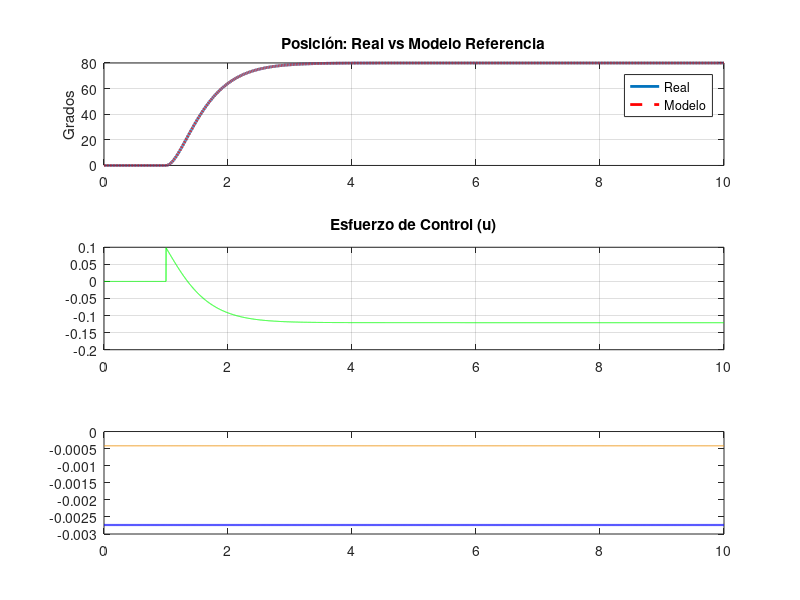

The MATLAB script that drew this image: (Note: this script raises an error after producing the figure.)
clear all; close all; clc;
Wcp = 5.3e-3*9.81; %Peso contrapeso
Wb = 28.7e-3*9.81; % Peso brazo
Wm = (3.5e-3+2.4e-3)*9.81; %Peso motor
d1 = 130.5e-3;
d2 = 50e-3;
e = 13.28e-3;
J = 1.3636e-4;
I=J;
Y = (Wcp*d2-d1*Wm-e*Wb); 
k = Y;
B = 4e-4;
mu = B;

% --------------- Modelo Lineal -------------------------

theta0_deg = 80;         % punto de linearización en grados
theta0 = deg2rad(theta0_deg);

a1 = B / J;
a0 = (Y / J) * cos(theta0);

A = [0, 1;
     -a0, -a1]
B = [0; 1/J]
C = [1, 0];
D = 0;

% --- Parámetros del Modelo de Referencia (Cómo queremos que se comporte) ---
% Queremos que sea rápido pero sin sobrepaso (Amortiguamiento crítico)
wn = 3;       % Frecuencia natural (velocidad de respuesta)
zeta = 1;     % Factor de amortiguamiento (1 = sin oscilación)

Am = [0, 1; 
      -wn^2, -2*zeta*wn]
Bm = [0; 
      wn^2]

% --- Configuración de la Simulación ---
T_sim = 10;          % Tiempo total (segundos)
dt = 0.001;          % Paso de tiempo (1 ms)
time = 0:dt:T_sim;   % Vector de tiempo
ref_val = 80;        % REFERENCIA DE 80 GRADOS

%% 2. CÁLCULO DE GANANCIAS IDEALES (LA SOLUCIÓN A TU PROBLEMA)
% Condición de coincidencia de modelo:
% Kx_ideal resuelve: A + B*Kx = Am
% Kr_ideal resuelve: B*Kr = Bm

% Usamos la pseudoinversa (pinv) por si B no es cuadrada
Kx_ideal = pinv(B) * (Am - A); 
Kr_ideal = pinv(B) * Bm;

fprintf('Ganancias Ideales Calculadas:\n');
fprintf('Kp (Posición): %.4f\n', Kx_ideal(1));
fprintf('Kv (Velocidad): %.4f\n', Kx_ideal(2));
fprintf('Kr (Feedforward): %.4f\n', Kr_ideal);

%% 3. CONFIGURACIÓN DEL CONTROL ADAPTATIVO
Gamma_x = 0.000001;    % Tasa de aprendizaje para Kx 
Gamma_r = 0.000001;    % Tasa de aprendizaje para Kr

% Ecuación de Lyapunov (P) para la ley de adaptación
Q = eye(2) * 10;        % Matriz de peso Q
P = lyap(Am', Q);       % Resuelve Am'*P + P*Am = -Q

%% INICIALIZACIÓN DE VARIABLES
x = [0; 0];     
xm = [0; 0];    
r = 0;           

% la solución perfecta.
Kx = Kx_ideal;   
Kr = Kr_ideal;

% Guardar datos para graficar
history_x = zeros(2, length(time));
history_xm = zeros(2, length(time));
history_Kx = zeros(2, length(time));
history_u = zeros(1, length(time));

%% 5. BUCLE DE SIMULACIÓN
for i = 1:length(time)
    t = time(i);
    
    % Cambio de referencia (Escalón a los 1s)
    if t > 1
        r = ref_val;
    else
        r = 0;
    end

    if t > 6 && t < 6 + dt
        x(1) = x(1) + 30; % Simulamos que lo movió 30 grados de golpe
    end
   
    e = x - xm; % Error de seguimiento
    
    % --- b) Ley de Adaptación (Lyapunov) ---
    % Derivada de las ganancias
    % dKx = -Gamma * B' * P * e * x'
    error_weighted = (B' * P * e); 
    
    dKx = -Gamma_x * error_weighted * x'; 
    dKr = -Gamma_r * error_weighted * r;
    
    % Integración de las ganancias (Euler)
    Kx = Kx + dKx * dt;
    Kr = Kr + dKr * dt;
    
    % ROBUSTEZ

    % Para que A_cl = A + B*Kx sea estable, Kx suelen ser negativos.
    
    if Kx(1) > 0  % Evita que la ganancia de posición cambie de signo
       Kx(1) = 0;
    end
    
    % Ley de Control
    u = Kx * x + Kr * r;
    
    % Evolución del Sistema (Planta y Modelo) 
    dx = A*x + B*u;
    dxm = Am*xm + Bm*r;
    
    x = x + dx * dt;
    xm = xm + dxm * dt;
    
    % Guardar datos
    history_x(:, i) = x;
    history_xm(:, i) = xm;
    history_Kx(:, i) = Kx';
    history_u(i) = u;
end

%% 6. GRAFICAR RESULTADOS
figure('Color', 'black');

subplot(3,1,1);
plot(time, history_x(1,:), 'LineWidth', 2); hold on;
plot(time, history_xm(1,:), 'r--', 'LineWidth', 2);
title('Posición: Real vs Modelo Referencia');
ylabel('Grados'); grid on; legend('Real', 'Modelo');

subplot(3,1,2);
plot(time, history_u, 'g');
title('Esfuerzo de Control (u)');
grid on;

subplot(3,1,3);
plot(time, history_Kx(1,:), 'b', 'LineWidth', 1.5); hold on;
plot(time, history_Kx(2,:), 'Color', [0.9 0.5 0]);
yline(Kx_ideal(1), 'b--'); 
yline(Kx_ideal(2), '--', 'Color', [0.9 0.5 0]);
title('Adaptación de Ganancias Kx');
legend('K pos', 'K vel', 'Ideal Pos', 'Ideal Vel');
grid on; xlabel('Tiempo (s)');